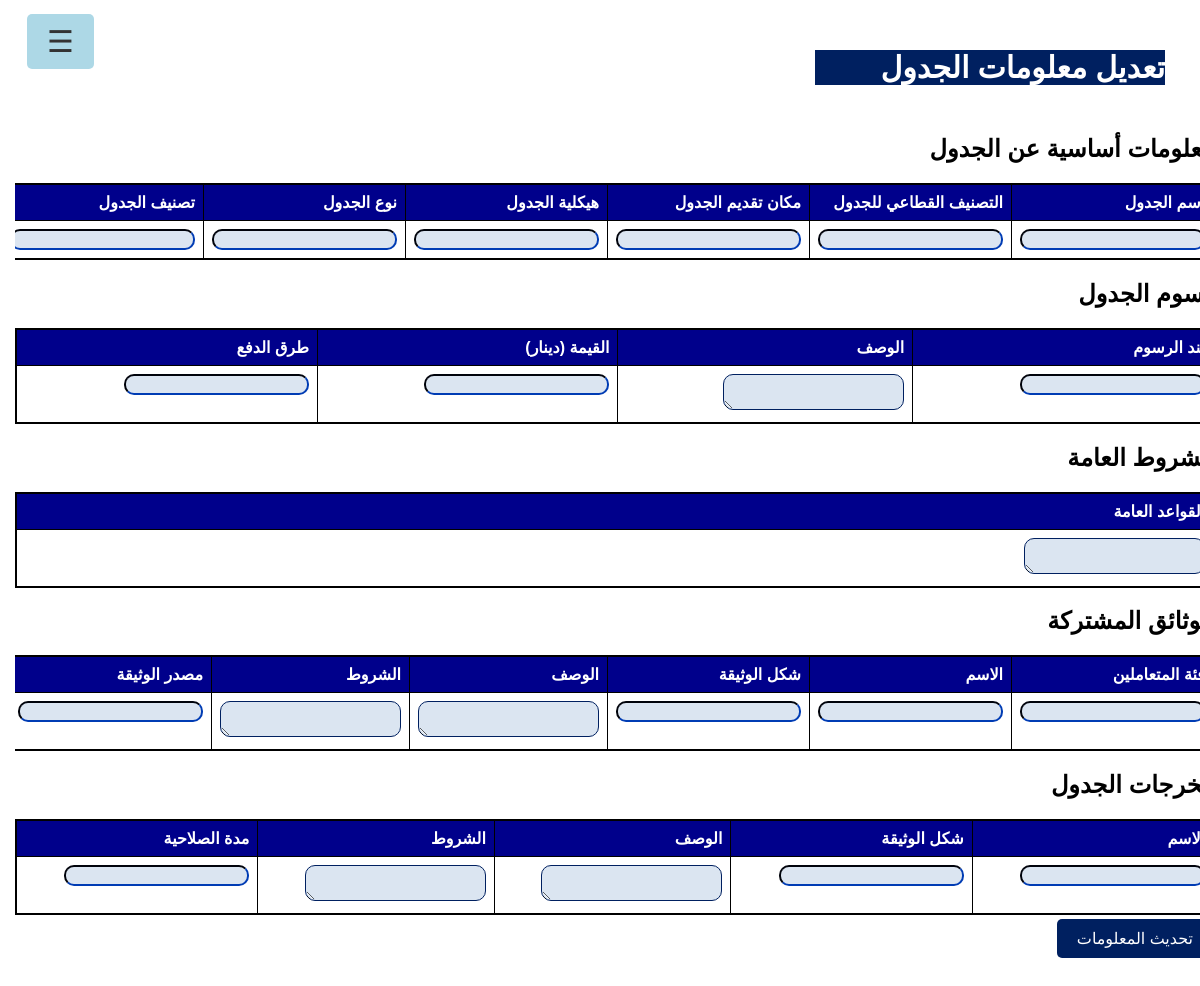
The page /table_info/2 on the database as committed earlier.
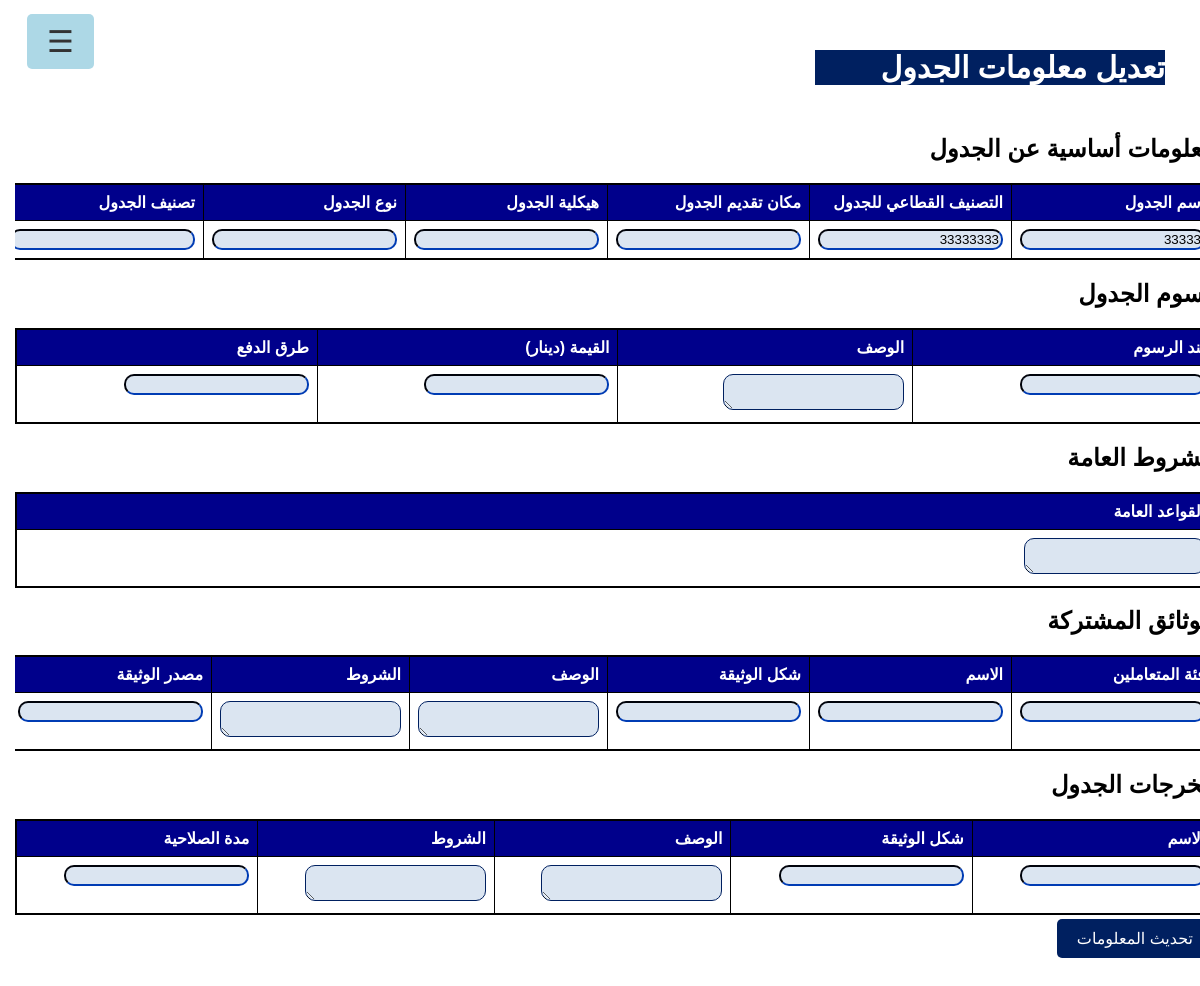
The same page on the database as committed later.
### app.py (models this page shows)
class Table(db.Model):
    id = db.Column(db.Integer, primary_key=True)
    table_name = db.Column(db.String(100), nullable=False)
    table_description = db.Column(db.Text, nullable=True)
    sector_class = db.Column(db.Text, nullable=True)
    service_place = db.Column(db.Text, nullable=True)
    service_structure = db.Column(db.Text, nullable=True)
    service_type = db.Column(db.Text, nullable=True)
    service_class = db.Column(db.Text, nullable=True)
    fees = db.Column(db.Text, nullable=True)
    fees_description = db.Column(db.Text, nullable=True)
    fees_amount = db.Column(db.Integer, nullable=True)
    fees_payment = db.Column(db.Text, nullable=True)
    general_rules = db.Column(db.Text, nullable=True)
    customer_category = db.Column(db.Text, nullable=True)
    document_name = db.Column(db.Text, nullable=True)
    document_type = db.Column(db.Text, nullable=True)
    document_description = db.Column(db.Text, nullable=True)
    document_rules = db.Column(db.Text, nullable=True)
    document_origin = db.Column(db.Text, nullable=True)
    outputs_name = db.Column(db.Text, nullable=True)
    outputs_type = db.Column(db.Text, nullable=True)
    outputs_description = db.Column(db.Text, nullable=True)
    outputs_rules = db.Column(db.Text, nullable=True)
    outputs_expiry = db.Column(db.Text, nullable=True)
    screens = db.relationship('Screen', backref='table', lazy=True)
    channels = db.relationship('ServiceChannel', secondary='table_channel', backref='tables')
    beneficiaries = db.relationship('ServiceBeneficiary', secondary='table_beneficiary', backref='tables')

### app.py (the view)
@app.route('/table_info/<int:table_id>')
def table_info(table_id):
    table = Table.query.get(table_id)
    return render_template('table_info.html', table=table)

### templates/table_info.html (shortened to what the changed rows need)
<!DOCTYPE html>
<html lang="en">
  <head>
    <link rel="stylesheet" href="../static/navbar.css" />
    <link rel="stylesheet" href="../static/table.css" />
  </head>
  <body>
    {% include 'navbar.html' %}
    <h1 class="title">تعديل معلومات الجدول</h1>
    <form action="/update_table_info/{{ table.id }}" method="POST">
      <h2>معلومات أساسية عن الجدول</h2>
      <table>
        <thead>
          <tr>
            <th>اسم الجدول</th>
            <th>التصنيف القطاعي للجدول</th>
            <th>مكان تقديم الجدول</th>
            <th>هيكلية الجدول</th>
            <th>نوع الجدول</th>
            <th>تصنيف الجدول</th>
          </tr>
        </thead>
        <tbody>
          <tr>
            <td>
              <input
                type="text"
                name="table_name"
                value="{{ table.table_name }}"
              />
            </td>
            <td>
              <input
                type="text"
                name="sector_class"
                value="{{ table.sector_class }}"
              />
            </td>
          </tr>
        </tbody>
      </table>
      <h2>رسوم الجدول</h2>
      <table>
        <thead>
          <tr>
            <th>بند الرسوم</th>
            <th>الوصف</th>
            <th>القيمة (دينار)</th>
            <th>طرق الدفع</th>
          </tr>
        </thead>
        <tbody>
          <tr>
            <td>
              <textarea
                type="text"
                id="fees_description"
                name="fees_description"
                value="{{ table.fees_description }}"
              >
{{ table.fees_description }}</textarea
              >
            </td>
          </tr>
        </tbody>
      </table>
      <h2>الشروط العامة</h2>
      <table>
        <thead>
          <tr>
            <th>القواعد العامة</th>
          </tr>
        </thead>
      </table>
      <h2>الوثائق المشتركة</h2>
      <table>
        <thead>
          <tr>
            <th>فئة المتعاملين</th>
            <th>الاسم</th>
            <th>شكل الوثيقة</th>
            <th>الوصف</th>
            <th>الشروط</th>
            <th>مصدر الوثيقة</th>
          </tr>
        </thead>
      </table>
      <h2>مخرجات الجدول</h2>
      <table>
        <thead>
          <tr>
            <th>الاسم</th>
            <th>شكل الوثيقة</th>
            <th>الوصف</th>
            <th>الشروط</th>
            <th>مدة الصلاحية</th>
          </tr>
        </thead>
      </table>
    </form>
  </body>
</html>

Rows that differ between the two databases and show on the page:
added Table: table_name "33333", sector_class "33333333"
